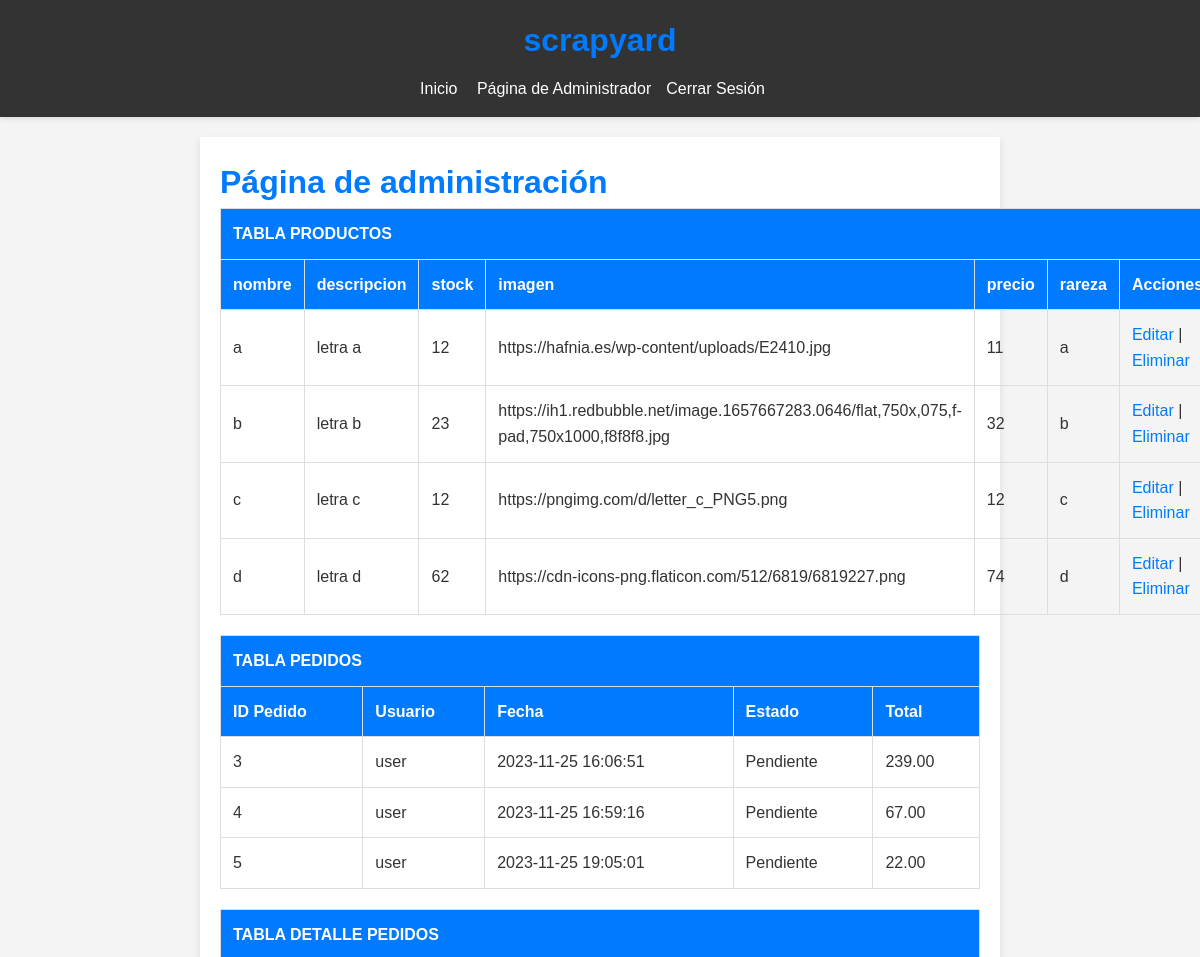
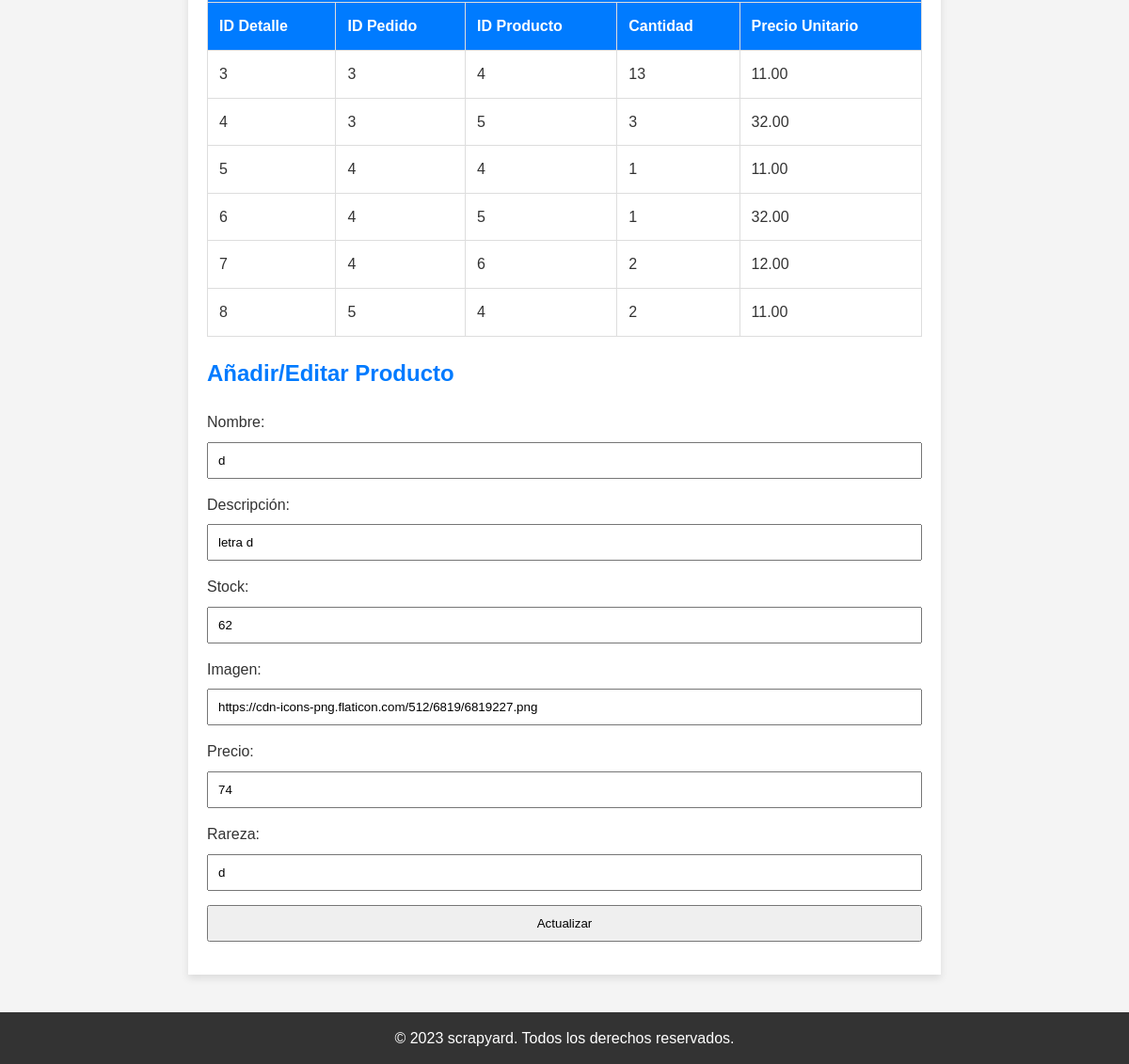
Page /adminpage.php?editar=7 (signed in) on the committed database (2 pictures, top to bottom).
### tables this page shows
CREATE TABLE `productos` (
  `id` int(11) NOT NULL,
  `nombre` varchar(111) NOT NULL,
  `descripcion` varchar(500) NOT NULL,
  `stock` int(100) NOT NULL,
  `imagen` varchar(500) DEFAULT NULL,
  `precio` int(11) DEFAULT NULL,
  `rareza` varchar(128) DEFAULT NULL
);

CREATE TABLE `pedidos` (
  `id` int(11) NOT NULL,
  `idusuario` int(11) DEFAULT NULL,
  `fecha` timestamp NOT NULL DEFAULT current_timestamp(),
  `estado` varchar(255) DEFAULT 'Pendiente',
  `total` decimal(10,2) DEFAULT NULL
);

CREATE TABLE `users` (
  `id` int(11) NOT NULL,
  `username` varchar(100) NOT NULL,
  `password` varchar(100) NOT NULL,
  `role` varchar(100) NOT NULL DEFAULT 'user'
);

CREATE TABLE `detalles_pedido` (
  `id` int(11) NOT NULL,
  `idpedido` int(11) DEFAULT NULL,
  `idproducto` int(11) DEFAULT NULL,
  `cantidad` int(11) DEFAULT NULL,
  `precioUnitario` decimal(10,2) DEFAULT NULL
);

### adminpage.php (the view, shortened to what this page needs)
<?php
include 'conexion.php';
include 'header.php';
echo "<h1>Página de administración</h1>";
function obtenerNombreUsuario($idUsuario)
{
    global $conn;
    $sql = "SELECT username FROM users WHERE id = $idUsuario";
    $result = $conn->query($sql);
    if ($result->num_rows > 0) {
        $row = $result->fetch_assoc();
        return $row['username'];
    } else {
        return 'Usuario no encontrado';
    }
}
$sqlProductos = "SELECT * FROM productos";
$resultProductos = $conn->query($sqlProductos);
if ($resultProductos->num_rows > 0) {
    echo "<table border='1'>";
    echo "<tr><th colspan='7'>TABLA PRODUCTOS</th></tr>";
    echo "<tr><th>nombre</th><th>descripcion</th><th>stock</th><th>imagen</th><th>precio</th><th>rareza</th><th>Acciones</th></tr>";
    while ($row = $resultProductos->fetch_assoc()) {
        echo "<tr>";
        echo "<td>" . $row['nombre'] . "</td>";
        echo "<td>" . $row['descripcion'] . "</td>";
        echo "<td>" . $row['stock'] . "</td>";
        echo "<td>" . $row['imagen'] . "</td>";
        echo "<td>" . $row['precio'] . "</td>";
        echo "<td>" . $row['rareza'] . "</td>";
        echo "<td><a href='adminpage.php?editar=" . $row['id'] . "'>Editar</a> | <a href='adminpage.php?eliminar=" . $row['id'] . "'>Eliminar</a></td>";
        echo "</tr>";
    }
    echo "</table>";
} else {
    echo "No se encontraron productos.";
}
$sqlPedidos = "SELECT * FROM pedidos";
$resultPedidos = $conn->query($sqlPedidos);
if ($resultPedidos->num_rows > 0) {
    echo "<table border='1'>";
    echo "<tr><th colspan='5'>TABLA PEDIDOS</th></tr>";
    echo "<tr><th>ID Pedido</th><th>Usuario</th><th>Fecha</th><th>Estado</th><th>Total</th></tr>";
    while ($rowPedido = $resultPedidos->fetch_assoc()) {
        echo "<tr>";
        echo "<td>" . $rowPedido['id'] . "</td>";
        echo "<td>" . obtenerNombreUsuario($rowPedido['idusuario']) . "</td>";
        echo "<td>" . $rowPedido['fecha'] . "</td>";
        echo "<td>" . $rowPedido['estado'] . "</td>";
        echo "<td>" . $rowPedido['total'] . "</td>";
        echo "</tr>";
    }
    echo "</table>";
} else {
    echo "No se encontraron pedidos.";
}
$sqlDetallesPedido = "SELECT * FROM detalles_pedido";
$resultDetallesPedido = $conn->query($sqlDetallesPedido);
if ($resultDetallesPedido->num_rows > 0) {
    echo "<table border='1'>";
    echo "<tr><th colspan='5'>TABLA DETALLE PEDIDOS</th></tr>";
    echo "<tr><th>ID Detalle</th><th>ID Pedido</th><th>ID Producto</th><th>Cantidad</th><th>Precio Unitario</th></tr>";
    while ($rowDetallePedido = $resultDetallesPedido->fetch_assoc()) {
        echo "<tr>";
        echo "<td>" . $rowDetallePedido['id'] . "</td>";
        echo "<td>" . $rowDetallePedido['idpedido'] . "</td>";
        echo "<td>" . $rowDetallePedido['idproducto'] . "</td>";
        echo "<td>" . $rowDetallePedido['cantidad'] . "</td>";
        echo "<td>" . $rowDetallePedido['precioUnitario'] . "</td>";
        echo "</tr>";
    }
    echo "</table>";
} else {
    echo "No se encontraron detalles de pedidos.";
}
echo "<h2>Añadir/Editar Producto</h2>";
$nombre = $descripcion = $stock = $imagen = $precio = $rareza = "";
if (isset($_GET['editar'])) {
    $idProducto = $_GET['editar'];
    $stmt = $conn->prepare("select nombre, descripcion, stock, imagen, precio, rareza from productos where id = ?");
    $stmt->bind_param("i", $idProducto);
    $stmt->execute();
    $stmt->bind_result($nombre, $descripcion, $stock, $imagen, $precio, $rareza);
}
echo "<form method='post' action='adminpage.php'>";
echo "<label for='nombre'>Nombre:</label>";
echo "<input type='text' name='nombre' value='$nombre' required><br>";
echo "<label for='descripcion'>Descripción:</label>";
echo "<input type='text' name='descripcion' value='$descripcion' required><br>";
echo "<label for='stock'>Stock:</label>";
echo "<input type='number' name='stock' value='$stock' required><br>";
echo "<label for='imagen'>Imagen:</label>";
echo "<input type='text' name='imagen' value='$imagen' required><br>";
echo "<label for='precio'>Precio:</label>";
echo "<input type='number' name='precio' value='$precio' required><br>";
echo "<label for='rareza'>Rareza:</label>";
echo "<input type='text' name='rareza' value='$rareza' required><br>";
if (isset($_GET['editar'])) {
    echo "<input type='submit' value='Actualizar'>";
} else {
    echo "<input type='hidden' name='addDatos' value='1'>";
    echo "<input type='submit' value='Añadir'>";
}
echo "</form>";
include 'footer.php';

### styles.css (style rules this page uses)
* { margin: 0; padding: 0; box-sizing: border-box; }
:root { --color-primary: #007bff; --color-background: #f4f4f4; --color-text: #333; --color-white: #fff; }
body { font-family: 'Arial', sans-serif; background-color: var(--color-background); color: var(--color-text); line-height: 1.6; }
h1, h2, h3 { color: var(--color-primary); }
table { width: 100%; border-collapse: collapse; margin-bottom: 20px; }
th, td { border: 1px solid #ddd; padding: 12px; text-align: left; }
th { background-color: var(--color-primary); color: var(--color-white); }
a { color: var(--color-primary); text-decoration: none; }
form { margin-top: 20px; }
label { display: block; margin-bottom: 8px; }
input { width: 100%; padding: 10px; margin-bottom: 15px; box-sizing: border-box; }

### rows in the picture
productos: nombre "a", descripcion "letra a", stock "12", imagen "https://hafnia.es/wp-content/uploads/E2410.jpg", precio "11", rareza "a"
productos: nombre "b", descripcion "letra b", stock "23", imagen "https://ih1.redbubble.net/image.1657667283.0646/flat,750x,075,f-pad,750x1000,f8f8f8.jpg", precio "32", rareza "b"
productos: nombre "c", descripcion "letra c", stock "12", imagen "https://pngimg.com/d/letter_c_PNG5.png", precio "12", rareza "c"
productos: nombre "d", descripcion "letra d", stock "62", imagen "https://cdn-icons-png.flaticon.com/512/6819/6819227.png", precio "74", rareza "d"
pedidos: id "3", idusuario.username "user", fecha "2023-11-25 16:06:51", estado "Pendiente", total "239.00"
pedidos: id "4", idusuario.username "user", fecha "2023-11-25 16:59:16", estado "Pendiente", total "67.00"
pedidos: id "5", idusuario.username "user", fecha "2023-11-25 19:05:01", estado "Pendiente", total "22.00"
detalles_pedido: id "3", idpedido "3", idproducto "4", cantidad "13", precioUnitario "11.00"
detalles_pedido: id "4", idpedido "3", idproducto "5", cantidad "3", precioUnitario "32.00"
detalles_pedido: id "5", idpedido "4", idproducto "4", cantidad "1", precioUnitario "11.00"
detalles_pedido: id "6", idpedido "4", idproducto "5", cantidad "1", precioUnitario "32.00"
detalles_pedido: id "7", idpedido "4", idproducto "6", cantidad "2", precioUnitario "12.00"
detalles_pedido: id "8", idpedido "5", idproducto "4", cantidad "2", precioUnitario "11.00"
